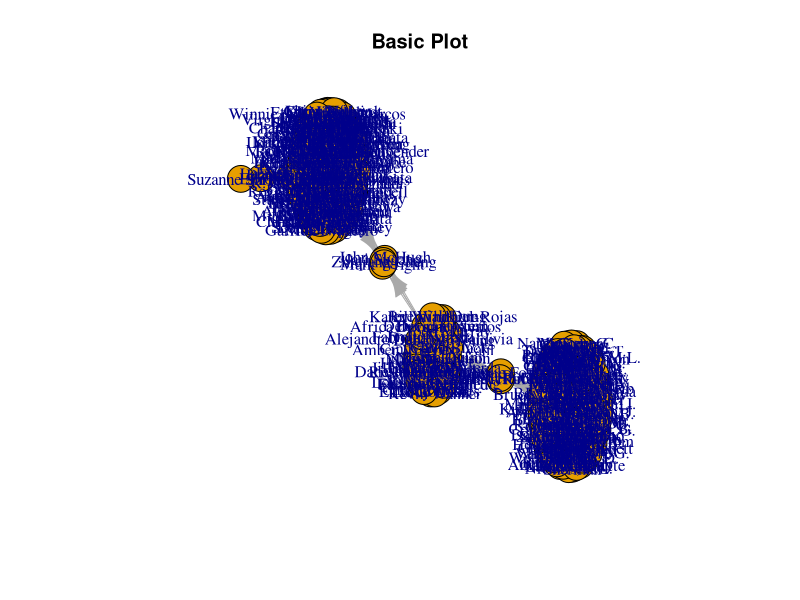
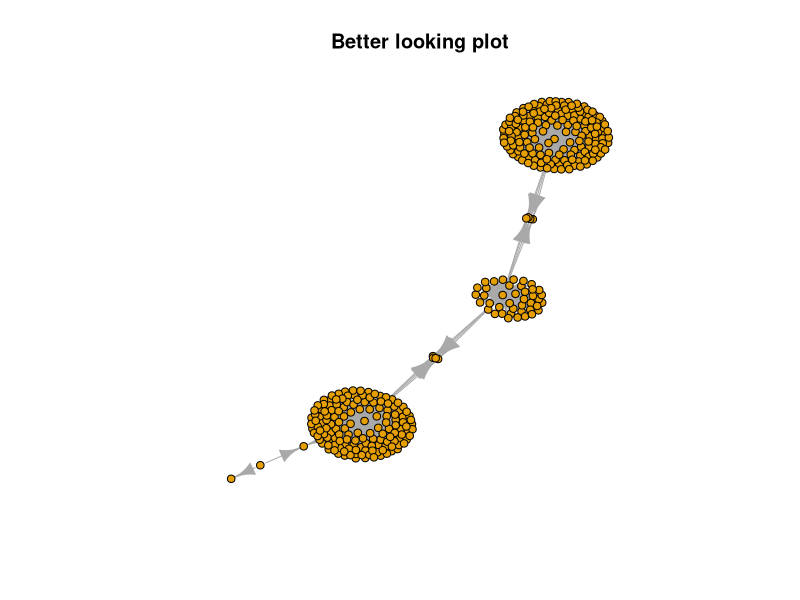
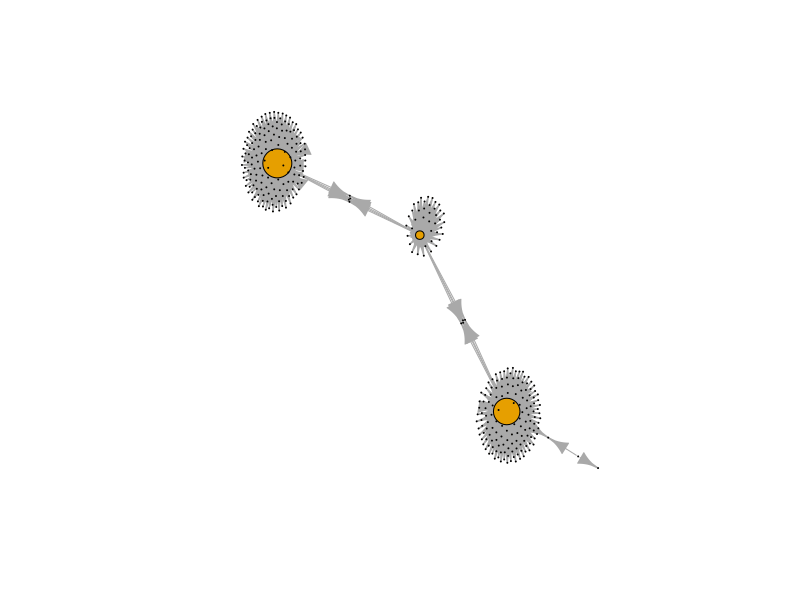
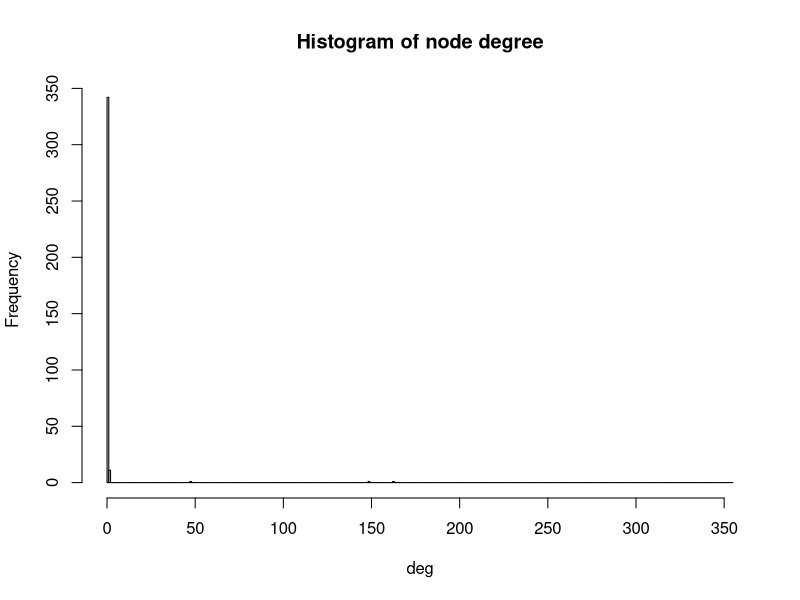
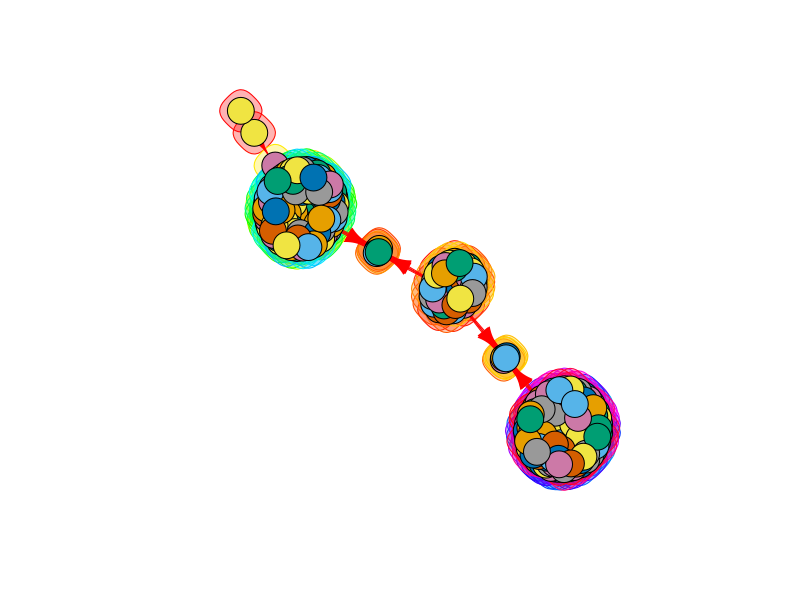
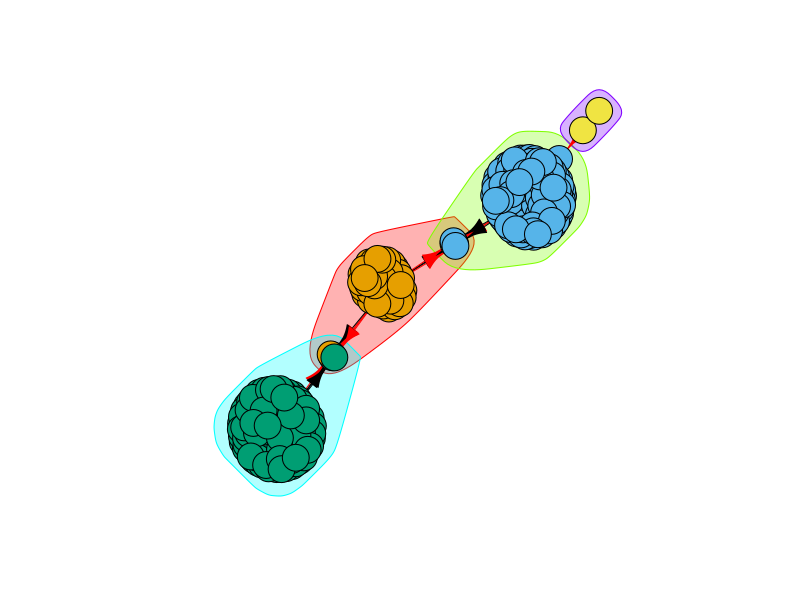

These figures' R source, in order:
## ---- chunk 1
knitr::opts_chunk$set(echo = TRUE)

library(dplyr)
library(igraph)
library(stringr)
## ---- chunk 2
#load edges and nodes
nodes <- read.csv("nodes.csv")
edges <- read.csv("edges.csv")
## ---- chunk 3
g1 <- graph.data.frame(edges, directed = T)

plot(g1, main = "Basic Plot")
#summary(g1)

#add attributes from nodes
id <- match(V(g1)$name, as.character(nodes$Contact))

V(g1)$org <- as.character(nodes$Organization[id])
V(g1)$firstFocus <- as.character(nodes$firstFocus[id])
V(g1)$secondFocus <- as.character(nodes$secondFocus[id])
V(g1)$st <- as.character(nodes$State[id])
V(g1)$zip <- as.character(nodes$Zip[id])
V(g1)$role <- as.character(nodes$Role[id])

levels(nodes$Organization)
## ---- chunk 4
plot(g1, vertex.label = NA, vertex.size = 4, main = "Better looking plot")

#levels(nodes$State)
## ---- chunk 5
ecount(g1)/(vcount(g1)*(vcount(g1)-1)) #edges present vs all possible edges
## ---- chunk 6
reciprocity(g1) #reciprocity (none rn)
## ---- chunk 7
transitivity(g1, type="global") 
## ---- chunk 8
triad.census(g1)

#003 A, B, C, empty triad.
#012 A->B, C
#102 A<->B, C
#021D A<-B->C
#021U A->B<-C
#021C A->B->C
#111D A<->B<-C
#111U A<->B->C
#030T A->B<-C, A->C
#030C A<-B<-C, A->C.
#201 A<->B<->C.
#120D A<-B->C, A<->C.
#120U A->B<-C, A<->C.
#120C A->B->C, A<->C.
#210 A->B<->C, A<->C.
#300 A<->B<->C, A<->C, completely connected.
## ---- chunk 9
diameter(g1, directed=T, weights=NA) #shortest path btwn two nodes
## ---- chunk 10
#get degree for each node, both in and out
deg <- degree(g1, mode="all")

#plot
plot(g1, vertex.size=deg*.1, vertex.label = NA)
## ---- chunk 11
hist(deg, breaks=1:vcount(g1)-1, main="Histogram of node degree")
## ---- chunk 12
table(deg)
## ---- chunk 13
ceb <- cluster_edge_betweenness(g1, directed = T, modularity = FALSE)

plot(ceb, g1, vertex.label = NA)
## ---- chunk 14
clp <- cluster_label_prop(g1)

plot(clp, g1, vertex.label = NA)
